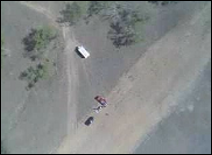
#> input picture img/scene.png, 212 x 155 px, found by its file name
$ python testArena.py   (older library calls are emulated)
#> lines starting #> are read from the running program, lines starting #| are printed output that depends on the picture
### src/gaussianMixtures.py
#!/usr/bin/env python
from __future__ import division


'''
***********************************************************
File: gaussianMixtures.py
Classes: GM,Gaussian

Allows for the creation, use, and compression of mixtures
of multivariate normals, or Gaussian Mixture Models (GMM).

Version 1.3.5: added normalized ISD
Version 1.3.6: removed warning filtering
Version 1.3.7: added pointEval function for gaussian
Version 1.3.8: added random mixture generation and fixed
				scalerMulitply to scalarMultiply
***********************************************************
'''


__author__ = "Luke Burks"
__copyright__ = "Copyright 2016, Cohrint"
__credits__ = ["Luke Burks", "Nisar Ahmed"]
__license__ = "GPL"
__version__ = "1.3.8"
__maintainer__ = "Luke Burks"
__email__ = "luke.burks@colorado.edu"
__status__ = "Development"


from matplotlib.colors import LogNorm
import numpy as np;
import random;
from random import random;
import matplotlib.pyplot as plt
from scipy.stats import multivariate_normal as mvn
import warnings
import math
import copy
import time
from numpy.linalg import inv,det


class Gaussian:
	def __init__(self,u = None,sig = None,w=1):
		#warnings.filterwarnings("ignore")
		if(u is None):
			self.mean = [0,0];
		else:
			self.mean = u;
		if(sig is None):
			self.sig = [[1,0],[0,1]];
		else:
			self.var = sig;
		self.weight = w;

	# [23 lines left out: functions display, fullComp, pointEval, not called in this run]


class GM:
	def __init__(self,u=None,s=None,w=None):
		'''
		Initialize with either:
		1. Nothing, empty mixture
		2. Single values, mixture of size 1
		3. Lists of values, mixture of size n
		'''
		self.Gs = [];
		if(w == None):
			self.size = 0;
		elif(isinstance(w,float) or isinstance(w,int)):
			self.size = 0;
			self.addG(Gaussian(u,s,w));
		elif(len(w) > 1):
			for i in range(0,len(w)):
				self.Gs += [Gaussian(u[i],s[i],w[i])];
		self.size = len(self.Gs);
		self.action = -1;


	#Index Overrides
	def __getitem__(self,key):
		return self.Gs[key];

	def __setitem__(self,key,value):
		self.Gs[key] = value;

	# [125 lines left out: functions getMeans, getVars, getWeights, makeRandomMixture, sampleWishart, clean and 3 more, not called in this run]

	def plot2D(self,low = [0,0], high = [5,5],vis = True,res = 100,xlabel = 'Cop Belief',ylabel = 'Robber Belief',title = 'Belief'):

		'''
		Plots a contour plot of a 2D GMM from low to high in each dimension, with resolution=res.
		If vis argument is false it returns the arguments required to plot in order of the
		x values, the y values, and the calculated mixture values.
		Note: This may not be very efficient depending on the resolution
		'''

		c = [[0 for i in range(0,res)] for j in range(0,res)];

		x, y = np.mgrid[low[0]:high[0]:(float(high[0]-low[0])/res), low[1]:high[1]:(float(high[1]-low[1])/res)]


		pos = np.dstack((x, y))

		#self.clean();

		for g in self.Gs:

			try:
				c += mvn.pdf(pos,g.mean,g.var)*g.weight;
			except:
				g.display();
				raise;


		if(vis):
			fig,ax = plt.subplots();
			ax.contourf(x,y,c,cmap = 'viridis');
			#fig.colorbar();
			ax.set_xlabel(xlabel);
			ax.set_ylabel(ylabel);
			ax.set_title(title);
			plt.show();
		else:
			return x,y,c;

	# [19 lines left out: function slice2DFrom4D, not called in this run]


	def normalizeWeights(self):
		'''
		Normalizes the weights of the mixture such that they all add up to 1.
		'''
		suma = 0;
		for g in self.Gs:
			suma += g.weight;
		for g in self.Gs:
			g.weight = g.weight/suma;
		self.size = len(self.Gs);

	# [13 lines left out: functions addGM, addNewG, not called in this run]

	def addG(self,b):
		'''
		Adds another mixand to this mixture by specifying the Gaussian directly
		'''
		self.Gs += [b];
		self.size+=1;
		self.size = len(self.Gs);

	# [815 lines left out: functions display, fullComp, pointEval, distance, ISD, kmeansCondensationN and 23 more, not called in this run]

# [13 lines that do not run on import are left out]

### src/old_src/drawing.py


'''
Created on Apr 3, 2016

@author: Bill BEGUERADJ

Modified to return points from drawing

'''
import cv2
import numpy as np

drawing=False # true if mouse is pressed
mode=True # if True, draw rectangle. Press 'm' to toggle to curve

allPoints = [[],[]];

# mouse callback function
# [29 lines left out: function shapeDraw, not called in this run]


def shapeRequest(sketch):
    global im
    global sk
    sk = sketch;
    #im = cv2.imread("../img/testBel.png")
    im = cv2.imread('../img/scene.png');

    #print(im.shape);
    cv2.namedWindow("Input Image")
    cv2.setMouseCallback('Input Image',shapeDraw)
    while(cv2.getWindowProperty("Input Image",cv2.WND_PROP_VISIBLE) > 0):
        cv2.imshow("Input Image",im)
        k=cv2.waitKey(1)
        if k==27:
            break
    cv2.destroyAllWindows()
    return [allPoints,im.shape[0],im.shape[1]];

### src/old_src/testArena.py
"""
***********************************************************
File: testArena.py
Author: Luke Burks
Date: March 2018

Making figures and testing ideas for ICRA 2017 Workshop

Citations:
For drawing
https://stackoverflow.com/questions/36381684/how-to-make-a-free-hand-shaperandom-on-an-image-in-python-using-opencv

Grabbing Polygons
https://stackoverflow.com/questions/7198144/how-to-draw-a-n-sided-regular-polygon-in-cartesian-coordinates

***********************************************************
"""


from __future__ import division
import numpy as np;
import matplotlib.pyplot as plt;
from gaussianMixtures import GM,Gaussian;
from softmaxModels import Softmax;
from drawing import shapeRequest
from scipy.spatial import ConvexHull
from scipy.stats import linregress
from copy import deepcopy

def makeInitialBelief():
	bel = GM();
	numMix = 100;
	varscale = .2;
	for i in range(0,numMix):
		w = np.random.random();
		mean = [np.random.random()*8,np.random.random()*8];
		tmp = np.random.random()*varscale;
		var = [[np.random.random()*1+varscale,0],[0,np.random.random()*1+varscale]];
		bel.addG(Gaussian(mean,var,w));

	bel.addG(Gaussian([4,7],[[1,0],[0,1]],4));

	bel.normalizeWeights();
	[x,y,belView] = bel.plot2D(low=[0,0],high=[10,10],vis=False);
	plt.contourf(x,y,belView);
	plt.savefig('../img/testBel.png');
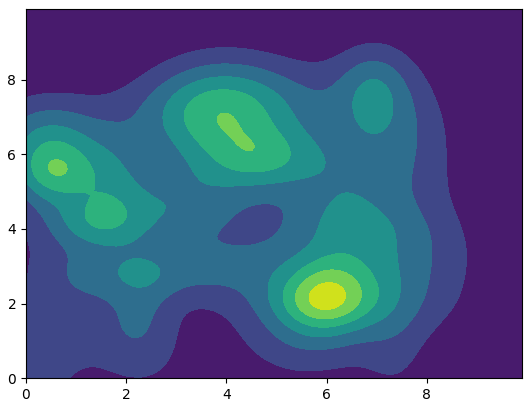
#> figure drawn by matplotlib, 1 panel
	plt.cla();
	plt.clf();
	plt.close();
	return bel;


def drawShape(sketch):
#> called with sketch = True
	[allPoints,l,w] = shapeRequest(sketch);
#> in shapeRequest, im is the input picture: shape (155, 212, 3); mean B, G, R 135.3, 135.6, 132
#> (key Esc is pressed here)
#> allPoints = [[], []]; l = 155; w = 212
	for i in range(0,len(allPoints[0])):
		allPoints[0][i] = (allPoints[0][i])*10/w;
	for i in range(0,len(allPoints[1])):
		allPoints[1][i] = 10-(allPoints[1][i])*10/l;


	pairedPoints = np.zeros(shape=(len(allPoints[0]),2));
#> pairedPoints = empty array
	for i in range(0,len(pairedPoints)):
		pairedPoints[i][0] = allPoints[0][i];
		pairedPoints[i][1] = allPoints[1][i];

	return pairedPoints;


def distance(p1,p2):
	return np.sqrt((p1[0]-p2[0])**2 + (p1[1]-p2[1])**2);

# [143 lines left out: functions angleOfThreePoints, polyArea, fitSimplePolyToHull, distanceAlongPoints, smoothAngles, fitBestPolyToHull, not called in this run]


if __name__ == '__main__':

	#How many points in the polygon

	#Turn off to select points manually
	sketch = True;

	#Make initial belief
	prior = makeInitialBelief();

	#Draw a shape
	pairedPoints = drawShape(sketch);
#> pairedPoints = empty array

	print(pairedPoints);


	#Get N Vertices of the shape
#> (the run stopped early here; a loop or call above may not have finished)
